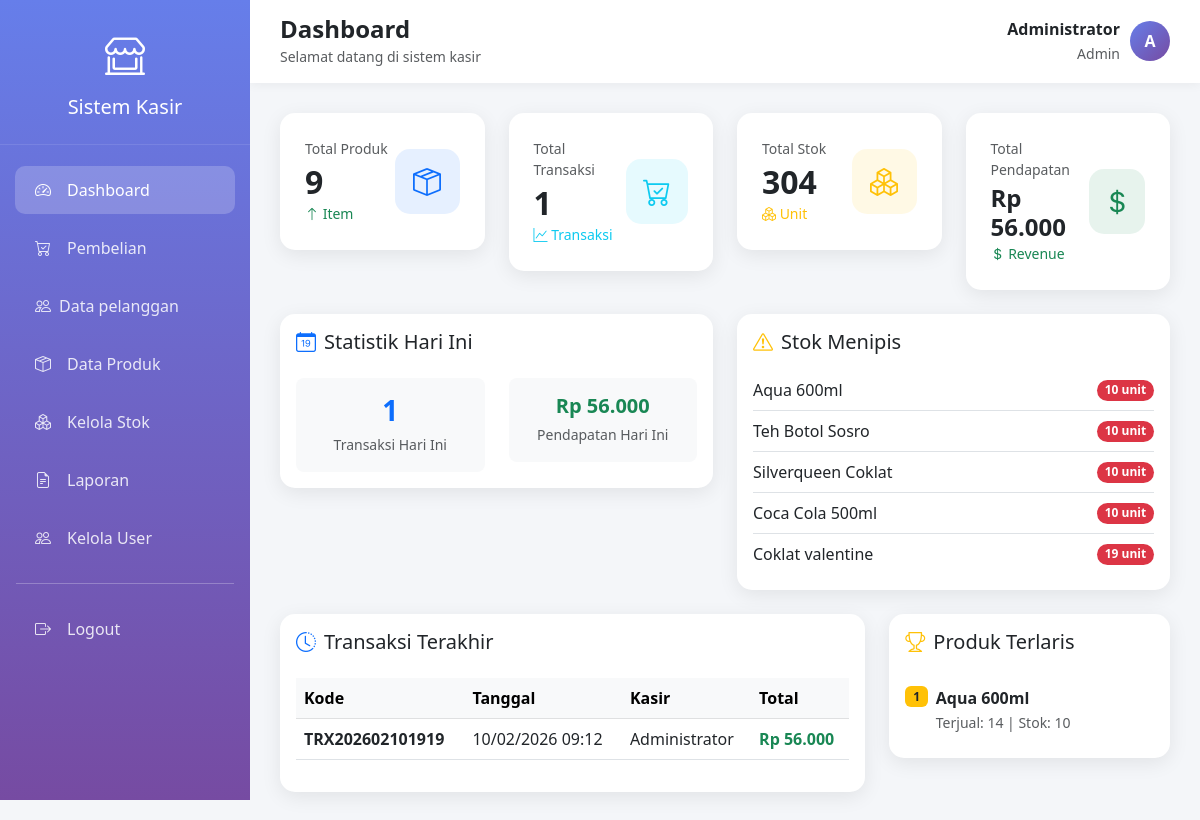
Screenshot of /dashboard.php (signed in) with the database file from the repository.
### tables this page shows
CREATE TABLE `produk` (
  `ProdukID` int(11) NOT NULL,
  `KodeProduk` varchar(50) NOT NULL,
  `NamaProduk` varchar(255) NOT NULL,
  `Kategori` varchar(100) DEFAULT NULL,
  `Harga` decimal(10,2) NOT NULL,
  `Stok` int(11) NOT NULL DEFAULT 0,
  `created_at` timestamp NOT NULL DEFAULT current_timestamp(),
  `updated_at` timestamp NOT NULL DEFAULT current_timestamp() ON UPDATE current_timestamp()
);

CREATE TABLE `penjualan` (
  `PenjualanID` int(11) NOT NULL,
  `KodeTransaksi` varchar(50) NOT NULL,
  `TanggalPenjualan` datetime NOT NULL DEFAULT current_timestamp(),
  `TotalHarga` decimal(10,2) NOT NULL,
  `JumlahBayar` decimal(10,2) NOT NULL,
  `Kembalian` decimal(10,2) NOT NULL,
  `UserID` int(11) NOT NULL,
  `PelangganID` int(11) NOT NULL
);

CREATE TABLE `user` (
  `UserID` int(11) NOT NULL,
  `Username` varchar(255) NOT NULL,
  `Password` varchar(255) NOT NULL,
  `NamaLengkap` varchar(255) NOT NULL,
  `Role` enum('admin','petugas') NOT NULL DEFAULT 'petugas',
  `created_at` timestamp NOT NULL DEFAULT current_timestamp()
);

### config.php (called while the page is built, shortened)
<?php
function rupiah($angka) {
    return "Rp " . number_format($angka, 0, ',', '.');
}
?>

### dashboard.php (the view, shortened to what this page needs)
<?php
require_once 'config.php';
$total_produk = mysqli_fetch_assoc(mysqli_query($conn, "SELECT COUNT(*) as total FROM produk"))['total'];
$total_transaksi = mysqli_fetch_assoc(mysqli_query($conn, "SELECT COUNT(*) as total FROM penjualan"))['total'];
$total_pendapatan = mysqli_fetch_assoc(mysqli_query($conn, "SELECT COALESCE(SUM(TotalHarga), 0) as total FROM penjualan"))['total'];
$stok_total = mysqli_fetch_assoc(mysqli_query($conn, "SELECT COALESCE(SUM(Stok), 0) as total FROM produk"))['total'];
$today = date('Y-m-d');
$transaksi_hari_ini = mysqli_fetch_assoc(mysqli_query($conn, "SELECT COUNT(*) as total FROM penjualan WHERE DATE(TanggalPenjualan) = '$today'"))['total'];
$pendapatan_hari_ini = mysqli_fetch_assoc(mysqli_query($conn, "SELECT COALESCE(SUM(TotalHarga), 0) as total FROM penjualan WHERE DATE(TanggalPenjualan) = '$today'"))['total'];
$stok_menipis = mysqli_query($conn, "SELECT * FROM produk WHERE Stok < 20 ORDER BY Stok ASC LIMIT 5");
$transaksi_terakhir = mysqli_query($conn, "SELECT p.*, u.NamaLengkap, u.Username
    FROM penjualan p
    JOIN user u ON p.UserID = u.UserID
    ORDER BY p.TanggalPenjualan DESC LIMIT 8");
$produk_terlaris = mysqli_query($conn, "SELECT pr.NamaProduk, SUM(dp.JumlahProduk) as total_terjual, pr.Stok
    FROM detailpenjualan dp
    JOIN produk pr ON dp.ProdukID = pr.ProdukID
    GROUP BY dp.ProdukID
    ORDER BY total_terjual DESC
    LIMIT 5");
?>
<!DOCTYPE html>
<html lang="id">
<head>
    <link href="https://cdn.jsdelivr.net/npm/bootstrap@5.3.0/dist/css/bootstrap.min.css" rel="stylesheet">
    <link rel="stylesheet" href="https://cdn.jsdelivr.net/npm/bootstrap-icons@1.10.0/font/bootstrap-icons.css">
</head>
<body>
    <div class="sidebar">
        <div class="sidebar-header">
            <i class="bi bi-shop-window"></i>
            <h5 class="mb-0">Sistem Kasir</h5>
        </div>
        <nav class="nav flex-column mt-3">
            <a class="nav-link active" href="dashboard.php">
                <i class="bi bi-speedometer2 me-3"></i>Dashboard
            </a>
            <a class="nav-link" href="pembelian.php">
                <i class="bi bi-cart-check me-3"></i>Pembelian
            </a>
            <a class="nav-link" href="pelanggan.php">
                <i class="bi bi-people me-2"></i>Data pelanggan
            </a>
            <a class="nav-link" href="produk.php">
                <i class="bi bi-box-seam me-3"></i>Data Produk
            </a>
            <a class="nav-link" href="stok.php">
                <i class="bi bi-boxes me-3"></i>Kelola Stok
            </a>
            <a class="nav-link" href="laporan.php">
                <i class="bi bi-file-earmark-text me-3"></i>Laporan
            </a>
            <?php if ($_SESSION['role'] == 'admin'): ?>
            <a class="nav-link" href="user.php">
                <i class="bi bi-people me-3"></i>Kelola User
            </a>
            <?php endif; ?>
            <hr class="text-white mx-3">
            <a class="nav-link" href="logout.php">
                <i class="bi bi-box-arrow-right me-3"></i>Logout
            </a>
        </nav>
    </div>
    <div class="main-content">
        <div class="top-navbar">
            <div>
                <h4 class="mb-0 fw-bold">Dashboard</h4>
                <small class="text-muted">Selamat datang di sistem kasir</small>
            </div>
            <div class="user-info">
                <div>
                    <div class="text-end">
                        <strong><?php echo $_SESSION['nama_lengkap']; ?></strong>
                        <br>
                        <small class="text-muted"><?php echo ucfirst($_SESSION['role']); ?></small>
                    </div>
                </div>
                <div class="user-avatar">
                    <?php echo strtoupper(substr($_SESSION['nama_lengkap'], 0, 1)); ?>
                </div>
            </div>
        </div>
        <div class="content-area">
            <div class="row g-4 mb-4">
                <div class="col-md-3">
                    <div class="stat-card">
                        <div class="card-body d-flex justify-content-between align-items-center">
                            <div>
                                <p class="text-muted mb-1 small">Total Produk</p>
                                <h2 class="mb-0 fw-bold"><?php echo $total_produk; ?></h2>
                                <small class="text-success"><i class="bi bi-arrow-up"></i> Item</small>
                            </div>
                            <div class="stat-icon bg-primary bg-opacity-10 text-primary">
                                <i class="bi bi-box-seam"></i>
                            </div>
                        </div>
                    </div>
                </div>
                <div class="col-md-3">
                    <div class="stat-card">
                        <div class="card-body d-flex justify-content-between align-items-center">
                            <div>
                                <p class="text-muted mb-1 small">Total Transaksi</p>
                                <h2 class="mb-0 fw-bold"><?php echo $total_transaksi; ?></h2>
                                <small class="text-info"><i class="bi bi-graph-up"></i> Transaksi</small>
                            </div>
                            <div class="stat-icon bg-info bg-opacity-10 text-info">
                                <i class="bi bi-cart-check"></i>
                            </div>
                        </div>
                    </div>
                </div>
                <div class="col-md-3">
                    <div class="stat-card">
                        <div class="card-body d-flex justify-content-between align-items-center">
                            <div>
                                <p class="text-muted mb-1 small">Total Stok</p>
                                <h2 class="mb-0 fw-bold"><?php echo $stok_total; ?></h2>
                                <small class="text-warning"><i class="bi bi-boxes"></i> Unit</small>
                            </div>
                            <div class="stat-icon bg-warning bg-opacity-10 text-warning">
                                <i class="bi bi-boxes"></i>
                            </div>
                        </div>
                    </div>
                </div>
                <div class="col-md-3">
                    <div class="stat-card">
                        <div class="card-body d-flex justify-content-between align-items-center">
                            <div>
                                <p class="text-muted mb-1 small">Total Pendapatan</p>
                                <h4 class="mb-0 fw-bold"><?php echo rupiah($total_pendapatan); ?></h4>
                                <small class="text-success"><i class="bi bi-currency-dollar"></i> Revenue</small>
                            </div>
                            <div class="stat-icon bg-success bg-opacity-10 text-success">
                                <i class="bi bi-currency-dollar"></i>
                            </div>
                        </div>
                    </div>
                </div>
            </div>
            <div class="row g-4 mb-4">
                <div class="col-md-6">
                    <div class="card card-custom">
                        <div class="card-body">
                            <h5 class="card-title mb-4">
                                <i class="bi bi-calendar-date text-primary me-2"></i>Statistik Hari Ini
                            </h5>
                            <div class="row">
                                <div class="col-6 text-center">
                                    <div class="p-3 bg-light rounded-3">
                                        <h3 class="text-primary fw-bold mb-1"><?php echo $transaksi_hari_ini; ?></h3>
                                        <small class="text-muted">Transaksi Hari Ini</small>
                                    </div>
                                </div>
                                <div class="col-6 text-center">
                                    <div class="p-3 bg-light rounded-3">
                                        <h5 class="text-success fw-bold mb-1"><?php echo rupiah($pendapatan_hari_ini); ?></h5>
                                        <small class="text-muted">Pendapatan Hari Ini</small>
                                    </div>
                                </div>
                            </div>
                        </div>
                    </div>
                </div>
                <div class="col-md-6">
                    <div class="card card-custom">
                        <div class="card-body">
                            <h5 class="card-title mb-3">
                                <i class="bi bi-exclamation-triangle text-warning me-2"></i>Stok Menipis
                            </h5>
                            <?php if (mysqli_num_rows($stok_menipis) > 0): ?>
                                <div class="list-group list-group-flush">
                                    <?php while ($produk = mysqli_fetch_assoc($stok_menipis)): ?>
                                        <div class="list-group-item px-0 d-flex justify-content-between align-items-center">
                                            <span><?php echo $produk['NamaProduk']; ?></span>
                                            <span class="badge bg-danger rounded-pill"><?php echo $produk['Stok']; ?> unit</span>
                                        </div>
                                    <?php endwhile; ?>
                                </div>
                            <?php else: ?>
                                <p class="text-muted text-center py-3">
                                    <i class="bi bi-check-circle text-success"></i> Semua stok aman
                                </p>
                            <?php endif; ?>
                        </div>
                    </div>
                </div>
            </div>
            <div class="row g-4">
                <div class="col-md-8">
                    <div class="card card-custom">
                        <div class="card-body">
                            <h5 class="card-title mb-4">
                                <i class="bi bi-clock-history text-primary me-2"></i>Transaksi Terakhir
                            </h5>
                            <div class="table-responsive">
                                <table class="table table-hover align-middle">
                                    <thead class="table-light">
                                        <tr>
                                            <th>Kode</th>
                                            <th>Tanggal</th>
                                            <th>Kasir</th>
                                            <th>Total</th>
                                        </tr>
                                    </thead>
                                    <tbody>
                                        <?php if (mysqli_num_rows($transaksi_terakhir) > 0): ?>
                                            <?php while ($trx = mysqli_fetch_assoc($transaksi_terakhir)): ?>
                                                <tr>
                                                    <td><strong><?php echo $trx['KodeTransaksi']; ?></strong></td>
                                                    <td><?php echo date('d/m/Y H:i', strtotime($trx['TanggalPenjualan'])); ?></td>
                                                    <td><?php echo $trx['NamaLengkap']; ?></td>
                                                    <td><strong class="text-success"><?php echo rupiah($trx['TotalHarga']); ?></strong></td>
                                                </tr>
                                            <?php endwhile; ?>
                                        <?php else: ?>
                                            <tr>
                                                <td colspan="4" class="text-center text-muted py-4">Belum ada transaksi</td>
                                            </tr>
                                        <?php endif; ?>
                                    </tbody>
                                </table>
                            </div>
                        </div>
                    </div>
                </div>
                <div class="col-md-4">
                    <div class="card card-custom">
                        <div class="card-body">
                            <h5 class="card-title mb-4">
                                <i class="bi bi-trophy text-warning me-2"></i>Produk Terlaris
                            </h5>
                            <?php if (mysqli_num_rows($produk_terlaris) > 0): ?>
                                <div class="list-group list-group-flush">
                                    <?php
                                    $rank = 1;
                                    while ($produk = mysqli_fetch_assoc($produk_terlaris)):
                                    ?>
                                        <div class="list-group-item px-0">
                                            <div class="d-flex align-items-start">
                                                <div class="badge bg-warning text-dark me-2"><?php echo $rank++; ?></div>
                                                <div class="flex-grow-1">
                                                    <strong><?php echo $produk['NamaProduk']; ?></strong>
                                                    <br>
                                                    <small class="text-muted">
                                                        Terjual: <?php echo $produk['total_terjual']; ?> |
                                                        Stok: <?php echo $produk['Stok']; ?>
                                                    </small>
                                                </div>
                                            </div>
                                        </div>
                                    <?php endwhile; ?>
                                </div>
                            <?php else: ?>
                                <p class="text-muted text-center py-3">Belum ada data penjualan</p>
                            <?php endif; ?>
                        </div>
                    </div>
                </div>
            </div>
        </div>
    </div>
</body>
</html>

### rows the page displays
produk: NamaProduk "Aqua 600ml", Stok "10"
produk: NamaProduk "Teh Botol Sosro", Stok "10"
produk: NamaProduk "Silverqueen Coklat", Stok "10"
produk: NamaProduk "Coca Cola 500ml", Stok "10"
produk: NamaProduk "Coklat valentine", Stok "19"
penjualan: KodeTransaksi "TRX202602101919", TanggalPenjualan "10/02/2026 09:12", UserID.NamaLengkap "Administrator", TotalHarga "Rp 56.000"

### other values shown
$_SESSION['nama_lengkap'] "Administrator"
$_SESSION['role'] "Admin"
substr($_SESSION['nama_lengkap'], 0, 1) "A"
$total_produk "9"
$total_transaksi "1"
$stok_total "304"
rupiah($total_pendapatan) "Rp 56.000"
$transaksi_hari_ini "1"
rupiah($pendapatan_hari_ini) "Rp 56.000"
$produk['NamaProduk'] "Aqua 600ml"
$produk['total_terjual'] "14"
$produk['Stok'] "10"
